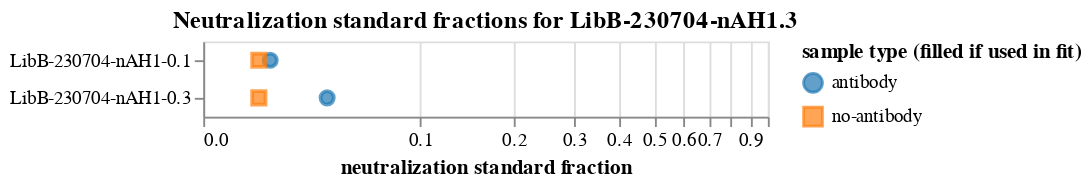

Source (notebook cell):
### Markdown cell above
Plot the neutralization standard fractions for each sample:

### Code cell
neut_standard_fracs_chart = (
    alt.Chart(
        neut_standard_fracs.rename(
            columns={"antibody_frac": "antibody", "no-antibody_frac": "no-antibody"}
        ).melt(
            id_vars=["sample", "use_in_fit", "concentration"],
            value_vars=["antibody", "no-antibody"],
            var_name="sample type",
            value_name="neutralization standard fraction",
        )
    )
    .encode(
        x=alt.X(
            "neutralization standard fraction",
            scale=alt.Scale(type="symlog", constant=0.04, domainMax=1),
        ),
        y=alt.Y("sample", sort=alt.SortField("concentration"), title=None),
        shape=alt.Shape("sample type", title="sample type (filled if used in fit)"),
        stroke=alt.Color(
            "sample type", scale=alt.Scale(range=["#1F77B4FF", "#FF7F0EFF"])
        ),
        color=alt.Color(
            "sample type", scale=alt.Scale(range=["#1F77B4FF", "#FF7F0EFF"])
        ),
        fillOpacity=alt.Opacity(
            "use_in_fit",
            scale=alt.Scale(domain=[True, False], range=[1, 0]),
        ),
        tooltip=[
            "sample",
            alt.Tooltip("concentration", format=".3g"),
            alt.Tooltip("neutralization standard fraction", format=".3g"),
        ],
    )
    .mark_point(filled=True, size=50)
    .configure_axis(labelLimit=500)
    .properties(title=f"Neutralization standard fractions for {selection}")
)

neut_standard_fracs_chart

### Figure 1 — Vega-Lite specification as saved in the notebook (floating-point values rounded to 4 significant figures)
{"config": {"view": {"continuousWidth": 300, "continuousHeight": 300}, "axis": {"labelLimit": 500}}, "data": {"name": "data-acbf7e5f47b84afb89c9544a30f335b1"}, "mark": {"type": "point", "filled": true, "size": 50}, "encoding": {"color": {"field": "sample type", "scale": {"range": ["#1F77B4FF", "#FF7F0EFF"]}, "type": "nominal"}, "fillOpacity": {"field": "use_in_fit", "scale": {"domain": [true, false], "range": [1, 0]}, "type": "nominal"}, "shape": {"field": "sample type", "title": "sample type (filled if used in fit)", "type": "nominal"}, "stroke": {"field": "sample type", "scale": {"range": ["#1F77B4FF", "#FF7F0EFF"]}, "type": "nominal"}, "tooltip": [{"field": "sample", "type": "nominal"}, {"field": "concentration", "format": ".3g", "type": "quantitative"}, {"field": "neutralization standard fraction", "format": ".3g", "type": "quantitative"}], "x": {"field": "neutralization standard fraction", "scale": {"constant": 0.04, "domainMax": 1, "type": "symlog"}, "type": "quantitative"}, "y": {"field": "sample", "sort": {"field": "concentration"}, "title": null, "type": "nominal"}}, "title": "Neutralization standard fractions for LibB-230704-nAH1.3", "$schema": "https://vega.github.io/schema/vega-lite/v5.8.0.json", "datasets": {"data-acbf7e5f47b84afb89c9544a30f335b1": [{"sample": "LibB-230704-nAH1-0.1", "use_in_fit": true, "concentration": 0.1, "sample type": "antibody", "neutralization standard fraction": 0.01887}, {"sample": "LibB-230704-nAH1-0.3", "use_in_fit": true, "concentration": 0.3, "sample type": "antibody", "neutralization standard fraction": 0.04176}, {"sample": "LibB-230704-nAH1-0.1", "use_in_fit": true, "concentration": 0.1, "sample type": "no-antibody", "neutralization standard fraction": 0.01512}, {"sample": "LibB-230704-nAH1-0.3", "use_in_fit": true, "concentration": 0.3, "sample type": "no-antibody", "neutralization standard fraction": 0.01512}]}}
